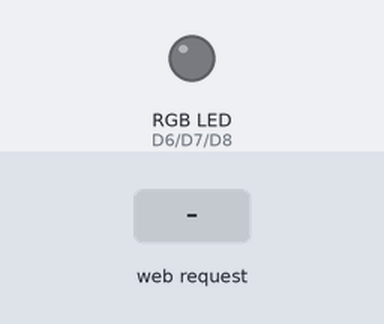
This sketch was run on a simulated ESP8266 (NodeMCU). Parts: an RGB LED mixed from three pins (HIGH = lit). The inputs (shaded band) are chosen by the test bench. Dim RGB values are drawn brighter than linear; WiFi joins after 1.5 s; servers stay silent unless stated; what the sketch prints to the serial monitor is not drawn.

Above: at 3.7 s.
3.8 s: HTTP request GET /redFunction?state1=1 received
At 4.3 s:
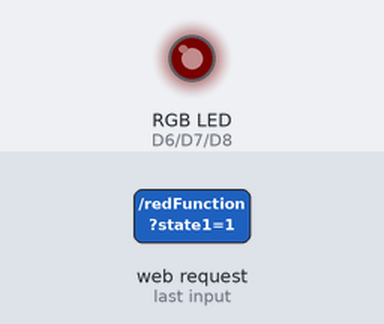
5.3 s: HTTP request GET /redFunction?state1=120 received
At 6.5 s:
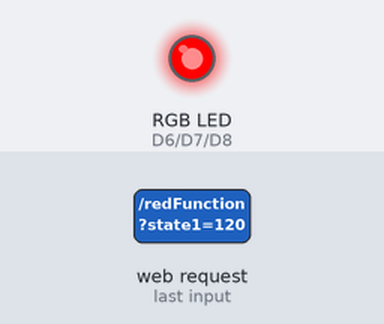
6.8 s: HTTP request GET /greenFunction?state2=1 received
At 7.8 s:
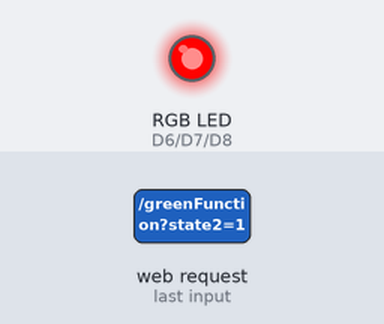
8.3 s: HTTP request GET /redFunction received
At 9.0 s:
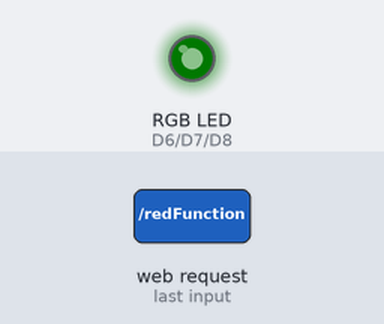
9.8 s: HTTP request GET /greenFunction?state2=120 received
At 10.1 s:
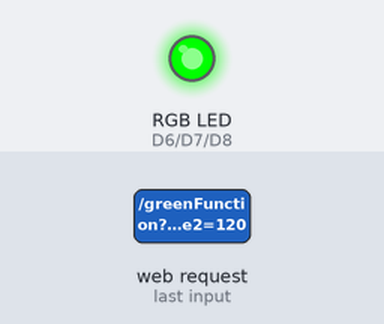
11.3 s: HTTP request GET /redFunction?state1=1&state2=1&state3=1 received
At 12.4 s:
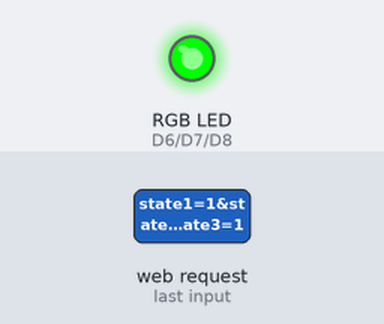
Timing chart, 0 to 13.8 s (numbered marks = the images above; inputs shaded):
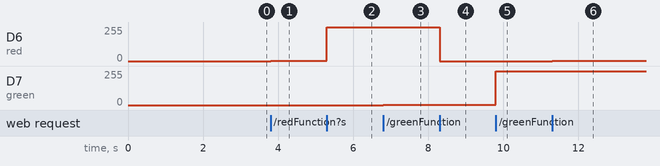

The sketch:

code18_dim_rgbled_from_web.ino
```cpp
#include <ESP8266WebServer.h>
const char* ssid = "DEVIL_KOPE";
const char* password = "0940799451";
ESP8266WebServer server(80);
const int red = D6;
const int green = D7;
const int blue = D8;;

String page =
R"(
<html lang='en'>
    <head>
        <title>Dim an RGB LED</title>
        <meta name='viewport' content='width=device-width, initial-scale=1'>
        <link rel='stylesheet' href='https://use.fontawesome.com/releases/v5.1.0/css/all.css'/>
        <link rel='stylesheet' href='https://stackpath.bootstrapcdn.com/bootstrap/4.1.2/css/bootstrap.min.css'/>
        <script src='https://code.jquery.com/jquery-3.3.1.min.js'></script>
    </head>
    <body>
    <div class='container-fluid text-center'>
        <div class='row'>
            <div class='col-sm-12' style='color:red;font-size:7vh'>
                <p>Use the sliders to control the brightness.</p>
            </div>
        </div>
        <br/>
        <div class='row'>
            <div class='col-sm-12' style='color:red;font-size:3vh'>
                Red:
                <b id='status1'></b>
            </div>
        </div>
        <div class='col-sm-12'>
              <input type='range' min='0' max='100' class='form-control-range' id='slider_red'/>
        </div>

        <div class='row'>
            <div class='col-sm-12' style='color:green;font-size:3vh'>
                Green:
                <b id='status2'></b>
            </div>
        </div>
        <div class='col-sm-12'>
              <input type='range' min='0' max='100' class='form-control-range' id='slider_green'/>
        </div>

        <div class='row'>
            <div class='col-sm-12' style='color:blue;font-size:3vh'>
                Blue:
                <b id='status3'></b>
            </div>
        </div>
        <div class='col-sm-12'>
              <input type='range' min='0' max='100' class='form-control-range' id='slider_blue'/>
        </div>
    </div>
    </body>

    <script>
        $('#slider_red').on('change', function(){
            var state_slider_red = $('#slider_red').val();

            $('#status1').html(state_slider_red + ' %');

            $.ajax({
              url: '/redFunction',
              type: 'POST',
              data: {state1: state_slider_red}
            });
        });

        $('#slider_green').on('change', function(){
            var state_slider_green = $('#slider_green').val();

            $('#status2').html(state_slider_green + ' %');

            $.ajax({
              url: '/greenFunction',
              type: 'POST',
              data: {state2: state_slider_green}
            });
        });

        $('#slider_blue').on('change', function(){
            var state_slider_blue = $('#slider_blue').val();

            $('#status3').html(state_slider_blue + ' %');

            $.ajax({
              url: '/blueFunction',
              type: 'POST',
              data: {state3: state_slider_blue}
            });
        });
    </script>
</html>
)";

//function for controlling the red LED
void redFunction(){
  int value1 = server.arg("state1").toInt();
  value1 = map(value1, 0, 100, 0, 1023);

  if(value1 == 0)
     digitalWrite(red, LOW);//turn of the led
  else
     analogWrite(red, value1);//change the brightness of red

  server.send(200, "text/html", "red");
}

//function for controlling the green LED
void greenFunction(){
  int value2 = server.arg("state2").toInt();
  value2 = map(value2, 0, 100, 0, 1023);

  if(value2 == 0)
     digitalWrite(green, LOW);//turn of the led
  else
     analogWrite(green, value2);//change the brightness of green

  server.send(200, "text/html", "green");
}

//function for controlling the blue LED
void blueFunction(){
  int value3 = server.arg("state3").toInt();
  value3 = map(value3, 0, 100, 0, 1023);

  if(value3 == 0)
     digitalWrite(blue, LOW);//turn of the led
  else
     analogWrite(blue, value3);//change the brightness of blue

  server.send(200, "text/html", "blue");
}

//the htmlIndex() is called everytime somebody access the address
//of the board in the browser and sends back a message.
void htmlIndex(){
  //send the message to the user
  server.send(200, "text/html", page);
}

//connectToWiFi() is used to connect to the WiFi network
//using the SSID and PASSWORD variables created at the
//beginning of the code
void connectToWiFi(){
  Serial.println("Connecting to the WiFi");
  //set the WiFi mode to WiFi_STA
  //the WiFi_STA means that the board will act as a station,
  //similar to a smartphone or laptop
  WiFi.mode(WIFI_STA);

  //connect to the WiFi network using the ssid and password strings
  WiFi.begin(ssid, password);

  //below we check the status of the WiFi and wait until the
  //board is connected to the network
  Serial.println("Waiting for connection");
  while (WiFi.status() != WL_CONNECTED) {
    delay(500);
    Serial.print(".");
  }

  //when the board is successfully connected to the network,
  //display the IP assigned to it in the serial monitor.
  Serial.println("");
  Serial.print("Connected to ");
  Serial.println(ssid);
  Serial.print("IP address: ");
  Serial.println(WiFi.localIP());
}

//setupServer() function is used to set up and organise
//the website
void setupServer(){
  //the method "server.on()" is to call a function when
  //the user access the location
  //the default location is "/"
  server.on("/", htmlIndex);
  server.on("/redFunction", redFunction);
  server.on("/greenFunction", greenFunction);
  server.on("/blueFunction", blueFunction);

  //start the server
  server.begin();

  //print in Serial Monitor that the HTTP server is started
  Serial.println("HTTP server started");
}

void setup(){
  pinMode(red, OUTPUT);
  pinMode(green, OUTPUT);
  pinMode(blue, OUTPUT);

  //start the Serial communication at 115200 bits/s
  Serial.begin(115200);

  //wait 1 s until the Serial communication is started
  delay(1000);

  //call the two functions used to connect connect to wifi
  //and setup the server
  connectToWiFi();
  setupServer();
}

void loop(){
  //the method below is used to manage the incoming request
  //from the user
  server.handleClient();
}
```

Measured:
- after the input at 3.8 s, D6 (red): 0/255 → 2/255 at once
- after the input at 5.3 s, D6 (red): 2/255 → 255/255 at once
- after the input at 6.8 s, D7 (green): 0/255 → 2/255 at once
- after the input at 8.3 s, D6 (red): 255/255 → 0/255 at once
- after the input at 9.8 s, D7 (green): 2/255 → 255/255 at once
- after the input at 11.3 s, D6 (red): 0/255 → 2/255 at once
